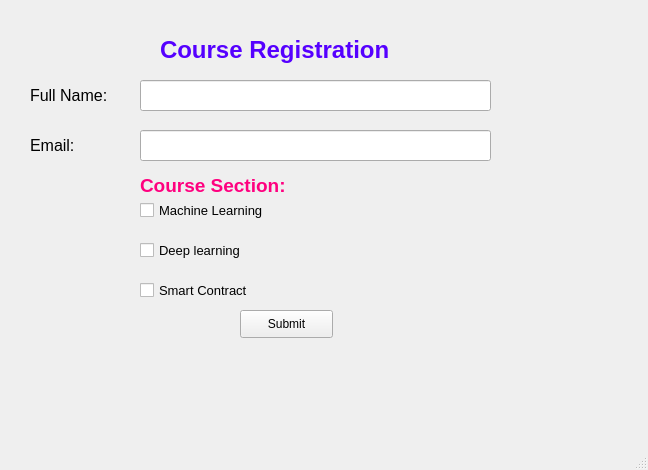
<?xml version="1.0" encoding="UTF-8"?>
<ui version="4.0">
 <class>MainWindow</class>
 <widget class="QMainWindow" name="MainWindow">
  <property name="geometry">
   <rect>
    <x>0</x>
    <y>0</y>
    <width>648</width>
    <height>470</height>
   </rect>
  </property>
  <property name="windowTitle">
   <string>MainWindow</string>
  </property>
  <widget class="QWidget" name="centralwidget">
   <widget class="QLabel" name="label">
    <property name="geometry">
     <rect>
      <x>160</x>
      <y>20</y>
      <width>371</width>
      <height>61</height>
     </rect>
    </property>
    <property name="text">
     <string>&lt;html&gt;&lt;head/&gt;&lt;body&gt;&lt;p&gt;&lt;span style=&quot; font-size:18pt; font-weight:600; color:#5500ff;&quot;&gt;Course Registration&lt;/span&gt;&lt;/p&gt;&lt;/body&gt;&lt;/html&gt;</string>
    </property>
   </widget>
   <widget class="QLabel" name="label_2">
    <property name="geometry">
     <rect>
      <x>30</x>
      <y>80</y>
      <width>101</width>
      <height>31</height>
     </rect>
    </property>
    <property name="text">
     <string>&lt;html&gt;&lt;head/&gt;&lt;body&gt;&lt;p&gt;&lt;span style=&quot; font-size:12pt;&quot;&gt;Full Name:&lt;/span&gt;&lt;/p&gt;&lt;/body&gt;&lt;/html&gt;</string>
    </property>
   </widget>
   <widget class="QLabel" name="label_3">
    <property name="geometry">
     <rect>
      <x>30</x>
      <y>130</y>
      <width>101</width>
      <height>31</height>
     </rect>
    </property>
    <property name="text">
     <string>&lt;html&gt;&lt;head/&gt;&lt;body&gt;&lt;p&gt;&lt;span style=&quot; font-size:12pt;&quot;&gt;Email:&lt;/span&gt;&lt;/p&gt;&lt;/body&gt;&lt;/html&gt;</string>
    </property>
   </widget>
   <widget class="QLineEdit" name="lineEditFullname">
    <property name="geometry">
     <rect>
      <x>140</x>
      <y>80</y>
      <width>351</width>
      <height>31</height>
     </rect>
    </property>
   </widget>
   <widget class="QLineEdit" name="lineEditMail">
    <property name="geometry">
     <rect>
      <x>140</x>
      <y>130</y>
      <width>351</width>
      <height>31</height>
     </rect>
    </property>
   </widget>
   <widget class="QCheckBox" name="checkML">
    <property name="geometry">
     <rect>
      <x>140</x>
      <y>190</y>
      <width>171</width>
      <height>41</height>
     </rect>
    </property>
    <property name="font">
     <font>
      <pointsize>10</pointsize>
     </font>
    </property>
    <property name="text">
     <string>Machine Learning</string>
    </property>
   </widget>
   <widget class="QCheckBox" name="checkSC">
    <property name="geometry">
     <rect>
      <x>140</x>
      <y>230</y>
      <width>171</width>
      <height>41</height>
     </rect>
    </property>
    <property name="font">
     <font>
      <pointsize>10</pointsize>
     </font>
    </property>
    <property name="text">
     <string>Deep learning</string>
    </property>
   </widget>
   <widget class="QCheckBox" name="checkBox_3">
    <property name="geometry">
     <rect>
      <x>140</x>
      <y>270</y>
      <width>171</width>
      <height>41</height>
     </rect>
    </property>
    <property name="font">
     <font>
      <pointsize>10</pointsize>
     </font>
    </property>
    <property name="text">
     <string>Smart Contract</string>
    </property>
   </widget>
   <widget class="QLabel" name="label_4">
    <property name="geometry">
     <rect>
      <x>140</x>
      <y>170</y>
      <width>221</width>
      <height>31</height>
     </rect>
    </property>
    <property name="text">
     <string>&lt;html&gt;&lt;head/&gt;&lt;body&gt;&lt;p&gt;&lt;span style=&quot; font-size:14pt; font-weight:600; color:#ff007f;&quot;&gt;Course Section:&lt;/span&gt;&lt;/p&gt;&lt;/body&gt;&lt;/html&gt;</string>
    </property>
   </widget>
   <widget class="QPushButton" name="pushButtonSubmit">
    <property name="geometry">
     <rect>
      <x>240</x>
      <y>310</y>
      <width>93</width>
      <height>28</height>
     </rect>
    </property>
    <property name="text">
     <string>Submit</string>
    </property>
    <property name="icon">
     <iconset>
      <normaloff>tick-512.webp</normaloff>tick-512.webp</iconset>
    </property>
   </widget>
  </widget>
  <widget class="QMenuBar" name="menubar">
   <property name="geometry">
    <rect>
     <x>0</x>
     <y>0</y>
     <width>648</width>
     <height>26</height>
    </rect>
   </property>
  </widget>
  <widget class="QStatusBar" name="statusbar"/>
 </widget>
 <resources/>
 <connections/>
</ui>
